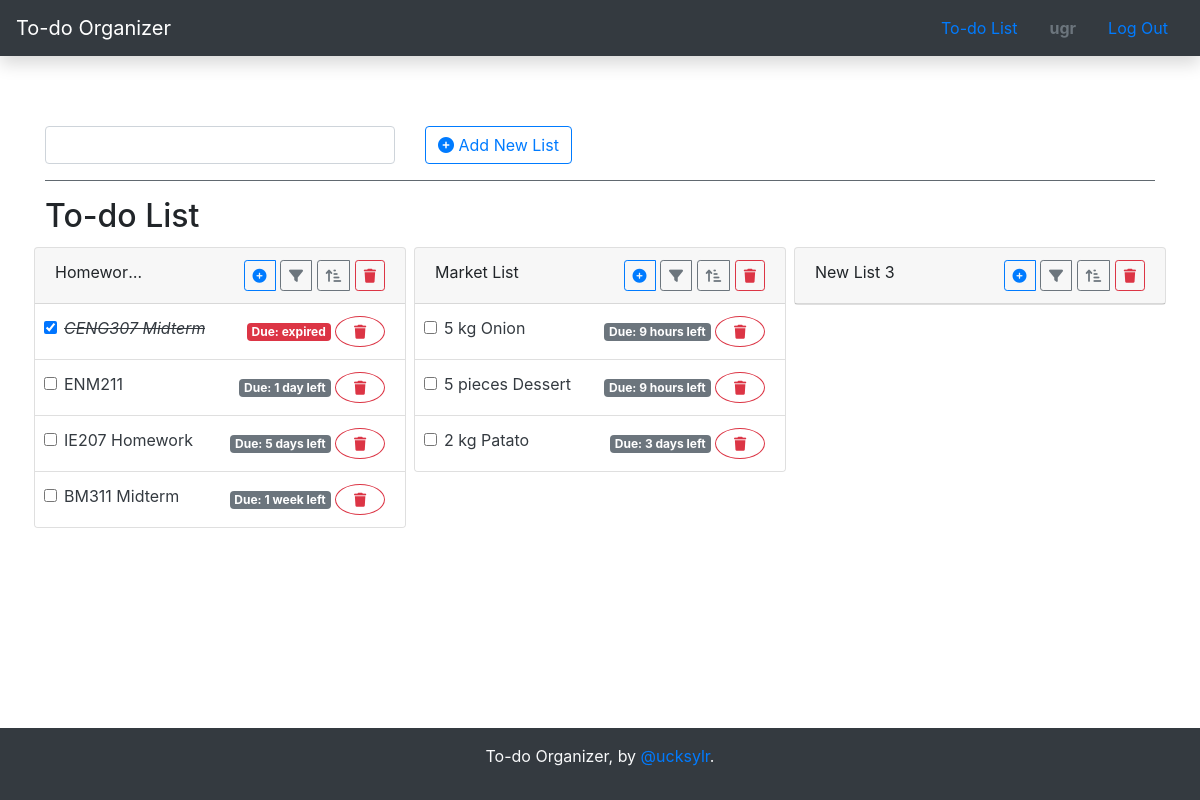
/ (signed in), run on an earlier commit of the app's database.
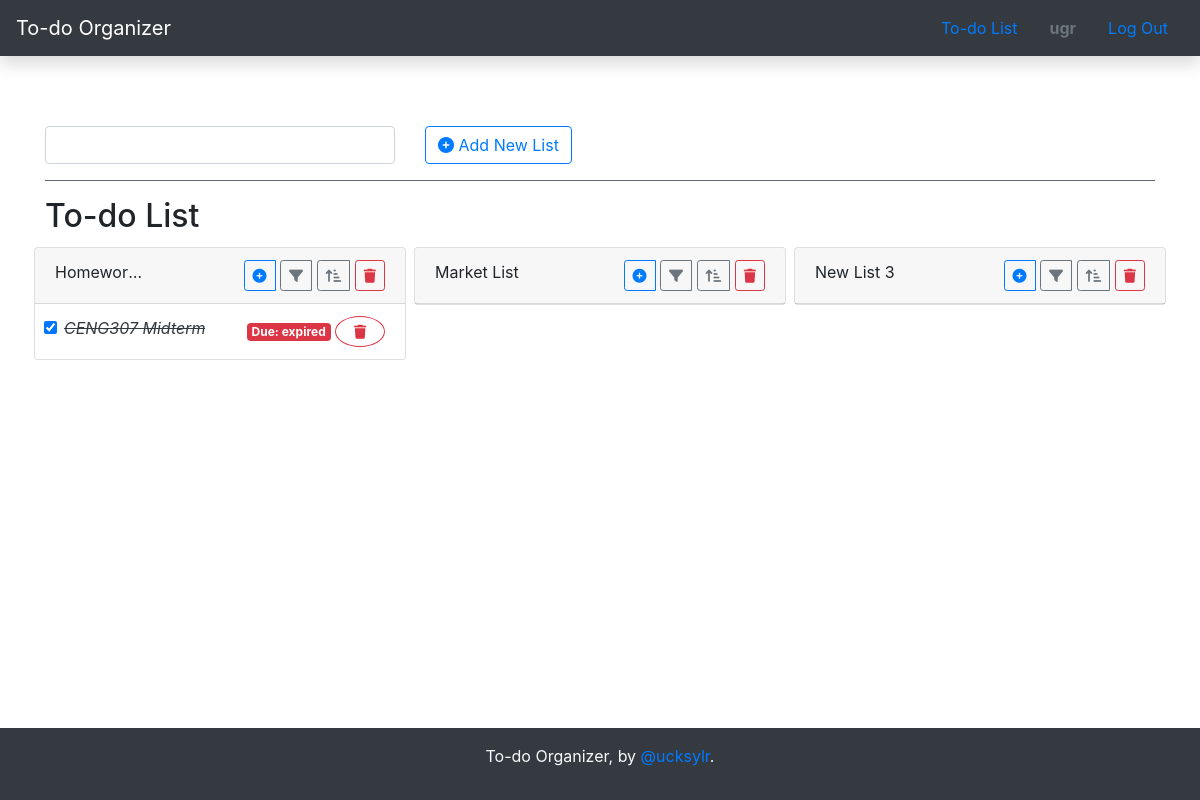
And on a later commit of the database.
### todo/models.py (models this page shows)
class User(AbstractUser):
    pass

class TodoList(models.Model):
    owner = models.ForeignKey(User, on_delete=models.CASCADE)
    name = models.CharField(max_length=64)
    created_at = models.DateTimeField(auto_now_add=True)

class Todo(models.Model):
    todolist = models.ForeignKey(TodoList, on_delete=models.CASCADE)
    name = models.CharField(max_length=64)
    description = models.CharField(max_length=256)
    deadline = models.DateTimeField()
    created_at = models.DateTimeField(auto_now_add=True)
    status = models.BooleanField()
    class Meta:
        ordering = ['deadline','status']

### todo/views.py (the view)
# urls.py: path("", views.index, name="index"),
def index(request):
    content = {}
    if request.user.is_authenticated:
        todolists = TodoList.objects.filter(owner=request.user)
        todos = {}
        for todolist in todolists:
            gettodos = Todo.objects.filter(todolist=todolist)
            todos[todolist.name] = gettodos
        content = {
            "todolists": TodoList.objects.filter(owner=request.user),
            "todos": todos,
            }
    return render(request, "todo/index.html", content)

### todo/templatetags/filter.py (called while the page is built)
@register.filter(name='getdictvalues')
def getdictvalues(dict,x):
    return dict.get(x)

@register.filter()
@stringfilter
def upto(value):
    return "expired" if value == "0\xa0minutes" else f"{value.split(',')[0]} left"

@register.filter()
@stringfilter
def timeformat(value):
    return f"{value.split(' ')[0]}"

@register.filter()
@stringfilter
def coloredlist(value):
    rnd = random.randint(0,7)
    colors = ["primary", "secondary", "success", "danger", "warning", "info", "light", "dark"]
    return colors[rnd]

@register.filter()
@stringfilter
def expiredbadge(value):
    return "danger" if value == "expired" else "secondary"

### todo/templates/todo/index.html (shortened to what this page needs)
{% extends "todo/layout.html" %}
{% load static %}
{% block body %}
    {% if not user.is_authenticated %}
        <h5>Please register or login. If you have an account, go to <a class="link" href="{%url 'login'%}">login</a>.</h5>
    {% else %}
    <form action="{% url 'createlist' %}" class="form-group" method="POST">
        <div class="form-group row">
            <div class="col-sm-4">
                <input type="text" class="form-control" name="addnewlist">
            </div>
            <div class="col-sm-4">
                <button type="submit" class="btn btn-outline-primary"><i class="fas fa-plus-circle"></i> Add New List</button>
            </div>
        </div>
    </form>
    <hr class="bg-secondary">
    <h2>To-do List</h2>
    <div class="row">
        {% for todolist in todolists %}
            {% include "todo/snippets/todolistcard.html" %}
        {% empty %}
            <div class="col-12">
                <h4>Nothing to show here.</h4>
            </div>
        {% endfor %}
    </div>
    {% endif %}
{% endblock %}

### todo/templates/todo/layout.html (shortened to what this page needs)
{% load static %}
<!DOCTYPE html>
<html lang="en">
    <head>
        <link rel="stylesheet" href="https://stackpath.bootstrapcdn.com/bootstrap/4.4.1/css/bootstrap.min.css">
        <link href="{% static 'todo/css/styles.css' %}" rel="stylesheet">
    </head>
    <body>
        <header class="shadow  sticky-top navbar navbar-dark bg-dark" style="margin-bottom: 70px;">
            <a class="navbar-brand" href="{% url 'index' %}">To-do Organizer</a>
            <ul class="nav">
                {% if user.is_authenticated %}
                    <li class="nav-item">
                        <a class="nav-link" href="{% url 'index' %}">To-do List</a>
                    </li>
                    <li class="nav-item">
                        <span class="nav-link text-secondary">
                        {% if user.is_authenticated %}
                            <strong>{{ user.username }}</strong>
                        {% else %}
                            Not signed in.
                        {% endif %}
                        </span>
                    </li>
                    <li class="nav-item">
                        <a class="nav-link" href="{% url 'logout' %}">Log Out</a>
                    </li>
                {% endif %}
            </ul>
        </header>
        <div class="container">
            {% block body %}
            {% endblock %}
        </div>
        <footer class="bg-dark footer">
            <div class="inner">
            <p class="text-center text-light p-3">To-do Organizer, by <a href="https://www.linkedin.com/in/ucksylr/">@ucksylr</a>.</p>
            </div>
        </footer>
</body>
</html>

### todo/templates/todo/snippets/todolistcard.html (shortened to what this page needs)
{% load filter %}
<div class="col-lg-4 col-md-6 col-sm-12 p-1 mb-2" id="list{{todolist.id}}">
    <div class="card show">
        <div class="card-header">
            <div class="row">
                <div class="col-4 text-truncate">
                    {{ todolist.name }}
                </div>
                <div class="col-8 text-right">
                    <div class="btn-group dropleft">{% include 'todo/todos/todolistaddtodo.html'%}</div>
                    <div class="btn-group dropdown">{% include 'todo/todos/todolistfiltertodo.html'%}</div>
                    <div class="btn-group dropdown">{% include 'todo/todos/todolistordertodo.html'%}</div>
                    <button class="btn btn-outline-danger btn-sm " id="deletelist" data-id="{{todolist.id}}" data-name="{{todolist.name}}">
                        <i class="fas fa-trash"></i>
                    </button>
                </div>
            </div>
        </div>
        <ul class="list-group list-group-flush">
            {% with todolistname=todolist.name %}
                {% for todo in todos|getdictvalues:todolistname %}
                    {% include "todo/snippets/todolistitem.html" %}
                {% endfor %}
            {% endwith %}
        </ul>
    </div>
</div>

### todo/templates/todo/todos/todolistaddtodo.html (shortened to what this page needs)
<button class="btn btn-outline-primary btn-sm" href="{% url 'add' todolist.id %}" id="addnewtodo" data-toggle="dropdown" aria-haspopup="true" aria-expanded="false">
    <i class="fas fa-plus-circle"></i>
</button>

### todo/templates/todo/todos/todolistfiltertodo.html (shortened to what this page needs)
<button class="btn btn-outline-secondary btn-sm" type="button" data-toggle="dropdown" aria-haspopup="true" aria-expanded="false" id="filterlist">
    <i class="fas fa-filter"></i>
</button>

### todo/templates/todo/todos/todolistordertodo.html (shortened to what this page needs)
<button class="btn btn-outline-secondary btn-sm" type="button" data-toggle="dropdown" aria-haspopup="true" aria-expanded="false" id="orderlist">
    <i class="fas fa-sort-amount-up-alt"></i>
</button>

### todo/templates/todo/snippets/todolistitem.html (shortened to what this page needs)
{% load filter %}
<li class="list-group-item" id="todoitem{{todo.id}}">
    <div class="row">
        <div class="col-4 pl-4">
            <input  {% if todo.status %} checked {% endif %} type="checkbox" class="form-check-input" id="input{{todo.id}}" data-id="{{todo.id}}" data-name="{{todo.name}}">
            <a class="text-dark" style="text-decoration: none;" href="#" role="button" id="dropdownMenuLink" data-toggle="dropdown" aria-haspopup="true" aria-expanded="false">
                <span class="d-inline-block text-truncate" style="max-width: 170px;" id="span{{todo.id}}">
                    {% if todo.status %} <del class="font-italic">{{ todo.name }}</del> {% else %} {{ todo.name }} {% endif %}
                </span>
            </a>
        </div>
        <div class="col-8 text-right">
            <span class="badge badge-{{ todo.deadline|timeuntil|upto|expiredbadge }}">Due: {{ todo.deadline|timeuntil|upto }}</span>
            <button class="btn btn-outline-danger btn-sm rounded-circle btn-xsm " id="deletetodo" data-id="{{todo.id}}">
                <i class="fas fa-trash"></i>
            </button>
        </div>
    </div>
</li>

### todo/static/todo/css/styles.css (style rules this page uses)
.footer { position: fixed; left: 0; bottom: 0; width: 100%; text-align: center; }
.btn-xsm { width:50px; }

What changed in the data, as far as the page shows it:
removed Todo: name "ENM211", deadline|upto "1 day left", shown under TodoList "Homeworks"
removed Todo: name "IE207 Homework", deadline|upto "5 days left", shown under TodoList "Homeworks"
removed Todo: name "BM311 Midterm", deadline|upto "1 week left", shown under TodoList "Homeworks"
removed Todo: name "5 kg Onion", deadline|upto "9 hours left", shown under TodoList "Market List"
removed Todo: name "5 pieces Dessert", deadline|upto "9 hours left", shown under TodoList "Market List"
removed Todo: name "2 kg Patato", deadline|upto "3 days left", shown under TodoList "Market List"
